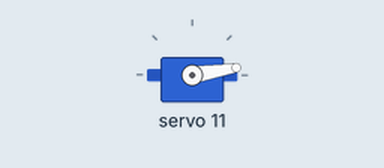
Bench run of a sketch on a simulated Arduino Uno, built with avr-gcc and run on an emulated ATmega328P. On the bench: servo. What the sketch prints to the serial monitor is not drawn.

Above: at 0.05 s.
At 1.25 s:
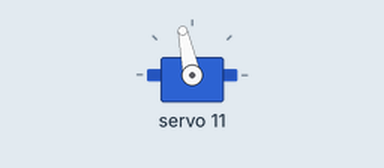
At 2.45 s:
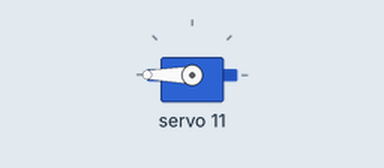
At 4.9 s:
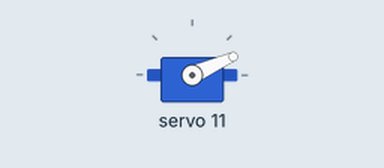
Timing chart, 0 to 7.3 s (numbered marks = the images above):
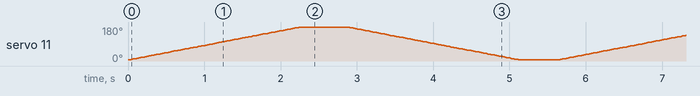

The sketch:

sketch_jun23a.ino
```cpp
#include <Wire.h>                    //16路舵机控制板头文件
#include <Adafruit_PWMServoDriver.h> //16路舵机控制板头文件

Adafruit_PWMServoDriver pwm = Adafruit_PWMServoDriver();//以这种方式调用，它使用默认地址0x40。

#define SERVOMIN  150   //这是“最小”脉冲长度计数（在4096中）
#define SERVOMAX  600   //这是“最大”脉冲长度计数（在4096中）

byte pins[] = {4, 3, 11, 12,
               5, 2, 13, 10,
               6, 1, 14, 9,
               7, 0, 15, 8
              };

int S2P(int angle){
  float p=0.0;
  p=2.5*angle+150;
  return int(p);
}

void setup() {
  // put your setup code here, to run once:
   Serial.begin(57600);
   Serial.println("16 channel Servo test!");
   pwm.begin();
   pwm.setPWMFreq(60);  //设置频率60Hz  可用50Hz 40-1000//测试对电机的速度没有影响
}

void loop() {
  // put your main code here, to run repeatedly:
  for(int i=0;i<=180;i++)
  {
    pwm.setPWM(pins[2],0,S2P(i));
    delay(12);
  }
  delay(500);
  for(int i=180;i>=0;i--)
  {
    pwm.setPWM(pins[2],0,S2P(i));
    delay(12);
  }
  delay(500);
}
```
